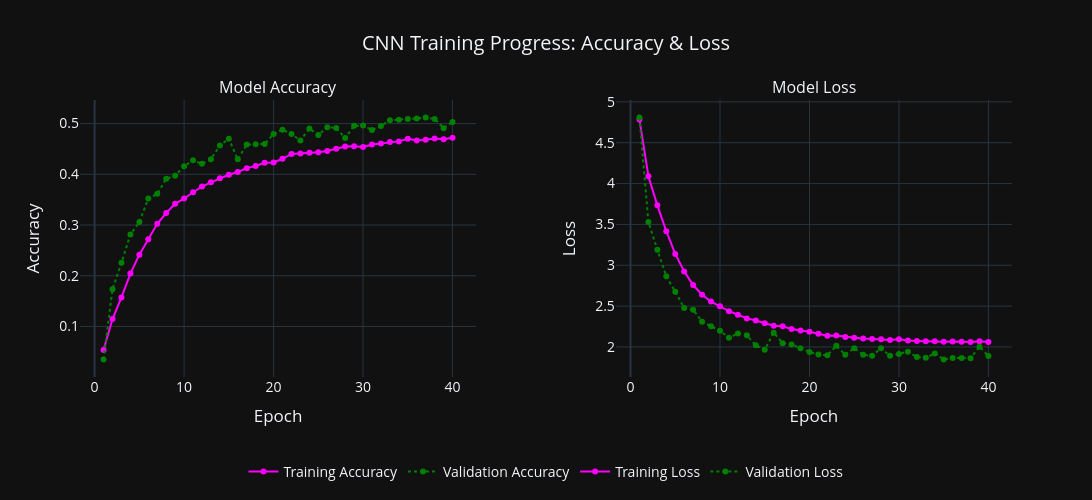

Notebook source saved alongside this figure:
### Markdown cell above
### 4.2 Model Accuracy and test loss plot
- Created a dataframe to store **test loss** and **test accuracy** for CNN model.
- Plotted training history for the model (accuracy & loss vs. epochs).
- Helps compare how models learn and generalize over time.

### Code cell
import plotly.graph_objects as go
from plotly.subplots import make_subplots

# Number of epochs
epochs = np.arange(1, len(cnn_history.history["accuracy"]) + 1)

fig = make_subplots(
    rows=1,
    cols=2,
    subplot_titles=("Model Accuracy", "Model Loss"),
    horizontal_spacing=0.15,
)

# ----- Accuracy -----
fig.add_trace(
    go.Scatter(
        x=epochs,
        y=cnn_history.history["accuracy"],
        mode="lines+markers",
        name="Training Accuracy",
        line=dict(color="magenta", dash="solid"),
        hovertemplate="Epoch %{x}<br>Acc: %{y:.4f}",
    ),
    row=1,
    col=1,
)

fig.add_trace(
    go.Scatter(
        x=epochs,
        y=cnn_history.history["val_accuracy"],
        mode="lines+markers",
        name="Validation Accuracy",
        line=dict(color="green", dash="dot"),
        hovertemplate="Epoch %{x}<br>Val Acc: %{y:.4f}",
    ),
    row=1,
    col=1,
)

# ----- Loss -----
fig.add_trace(
    go.Scatter(
        x=epochs,
        y=cnn_history.history["loss"],
        mode="lines+markers",
        name="Training Loss",
        line=dict(color="magenta", dash="solid"),
        hovertemplate="Epoch %{x}<br>Loss: %{y:.4f}",
    ),
    row=1,
    col=2,
)

fig.add_trace(
    go.Scatter(
        x=epochs,
        y=cnn_history.history["val_loss"],
        mode="lines+markers",
        name="Validation Loss",
        line=dict(color="green", dash="dot"),
        hovertemplate="Epoch %{x}<br>Val Loss: %{y:.4f}",
    ),
    row=1,
    col=2,
)

# ----- Layout -----
fig.update_layout(
    title_text="CNN Training Progress: Accuracy & Loss",
    height=500,
    width=1400,
    template="plotly_dark",
    title_x=0.5,
    legend=dict(orientation="h", yanchor="bottom", y=-0.4, xanchor="center", x=0.5),
    font=dict(size=14),
)

fig.update_xaxes(title_text="Epoch", row=1, col=1)
fig.update_xaxes(title_text="Epoch", row=1, col=2)
fig.update_yaxes(title_text="Accuracy", row=1, col=1)
fig.update_yaxes(title_text="Loss", row=1, col=2)

fig.show()

### Figure 1 — Plotly figure (JSON) as saved in the notebook; plotly's stock layout.template omitted (floating-point values rounded to 4 significant figures)
{"data": [{"hovertemplate": "Epoch %{x}<br>Acc: %{y:.4f}", "line": {"color": "magenta", "dash": "solid"}, "mode": "lines+markers", "name": "Training Accuracy", "type": "scatter", "x": [1, 2, 3, 4, 5, 6, 7, 8, 9, 10, 11, 12, 13, 14, 15, 16, 17, 18, 19, 20, 21, 22, 23, 24, 25, 26, 27, 28, 29, 30, 31, 32, 33, 34, 35, 36, 37, 38, 39, 40], "xaxis": "x", "y": [0.05386, 0.1147, 0.1573, 0.2043, 0.2417, 0.2719, 0.3023, 0.3237, 0.3418, 0.3523, 0.3648, 0.3759, 0.3842, 0.3922, 0.3992, 0.4045, 0.4121, 0.4164, 0.4227, 0.4233, 0.4306, 0.4401, 0.4411, 0.4425, 0.4437, 0.446, 0.4502, 0.4548, 0.4554, 0.4537, 0.4588, 0.461, 0.4638, 0.4649, 0.4702, 0.4667, 0.4682, 0.4707, 0.469, 0.4721], "yaxis": "y"}, {"hovertemplate": "Epoch %{x}<br>Val Acc: %{y:.4f}", "line": {"color": "green", "dash": "dot"}, "mode": "lines+markers", "name": "Validation Accuracy", "type": "scatter", "x": [1, 2, 3, 4, 5, 6, 7, 8, 9, 10, 11, 12, 13, 14, 15, 16, 17, 18, 19, 20, 21, 22, 23, 24, 25, 26, 27, 28, 29, 30, 31, 32, 33, 34, 35, 36, 37, 38, 39, 40], "xaxis": "x", "y": [0.0351, 0.1736, 0.2255, 0.2814, 0.3058, 0.3521, 0.3615, 0.391, 0.3974, 0.416, 0.4275, 0.4208, 0.4298, 0.4567, 0.4702, 0.4295, 0.4587, 0.4592, 0.4598, 0.4797, 0.4879, 0.4797, 0.4666, 0.4901, 0.4776, 0.4926, 0.4915, 0.4714, 0.4957, 0.4961, 0.4874, 0.4954, 0.5066, 0.5076, 0.509, 0.5101, 0.5118, 0.5091, 0.491, 0.5029], "yaxis": "y"}, {"hovertemplate": "Epoch %{x}<br>Loss: %{y:.4f}", "line": {"color": "magenta", "dash": "solid"}, "mode": "lines+markers", "name": "Training Loss", "type": "scatter", "x": [1, 2, 3, 4, 5, 6, 7, 8, 9, 10, 11, 12, 13, 14, 15, 16, 17, 18, 19, 20, 21, 22, 23, 24, 25, 26, 27, 28, 29, 30, 31, 32, 33, 34, 35, 36, 37, 38, 39, 40], "xaxis": "x2", "y": [4.784, 4.09, 3.734, 3.418, 3.139, 2.925, 2.758, 2.639, 2.556, 2.498, 2.438, 2.394, 2.35, 2.325, 2.29, 2.26, 2.254, 2.22, 2.202, 2.187, 2.161, 2.137, 2.139, 2.122, 2.114, 2.103, 2.097, 2.095, 2.084, 2.093, 2.078, 2.074, 2.07, 2.071, 2.063, 2.067, 2.062, 2.061, 2.071, 2.062], "yaxis": "y2"}, {"hovertemplate": "Epoch %{x}<br>Val Loss: %{y:.4f}", "line": {"color": "green", "dash": "dot"}, "mode": "lines+markers", "name": "Validation Loss", "type": "scatter", "x": [1, 2, 3, 4, 5, 6, 7, 8, 9, 10, 11, 12, 13, 14, 15, 16, 17, 18, 19, 20, 21, 22, 23, 24, 25, 26, 27, 28, 29, 30, 31, 32, 33, 34, 35, 36, 37, 38, 39, 40], "xaxis": "x2", "y": [4.807, 3.531, 3.19, 2.864, 2.676, 2.477, 2.456, 2.31, 2.255, 2.199, 2.112, 2.165, 2.143, 2.021, 1.964, 2.175, 2.046, 2.031, 1.983, 1.939, 1.907, 1.899, 2.013, 1.906, 1.985, 1.905, 1.891, 1.984, 1.891, 1.914, 1.941, 1.878, 1.868, 1.92, 1.848, 1.865, 1.864, 1.863, 2.004, 1.889], "yaxis": "y2"}], "layout": {"annotations": [{"font": {"size": 16}, "showarrow": false, "text": "Model Accuracy", "x": 0.2125, "xanchor": "center", "xref": "paper", "y": 1, "yanchor": "bottom", "yref": "paper"}, {"font": {"size": 16}, "showarrow": false, "text": "Model Loss", "x": 0.7875, "xanchor": "center", "xref": "paper", "y": 1, "yanchor": "bottom", "yref": "paper"}], "font": {"size": 14}, "height": 500, "legend": {"orientation": "h", "x": 0.5, "xanchor": "center", "y": -0.4, "yanchor": "bottom"}, "title": {"text": "CNN Training Progress: Accuracy & Loss", "x": 0.5}, "width": 1400, "xaxis": {"anchor": "y", "domain": [0, 0.425], "title": {"text": "Epoch"}}, "xaxis2": {"anchor": "y2", "domain": [0.575, 1], "title": {"text": "Epoch"}}, "yaxis": {"anchor": "x", "domain": [0, 1], "title": {"text": "Accuracy"}}, "yaxis2": {"anchor": "x2", "domain": [0, 1], "title": {"text": "Loss"}}}}
